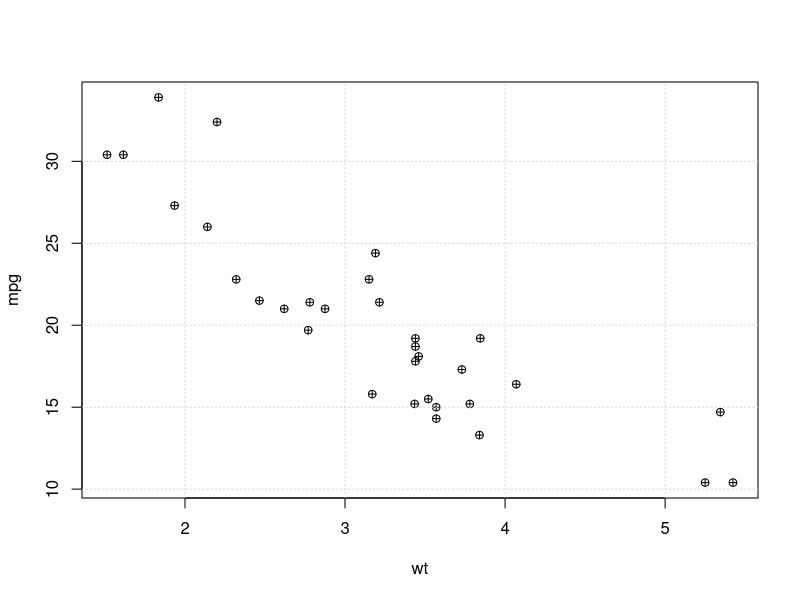
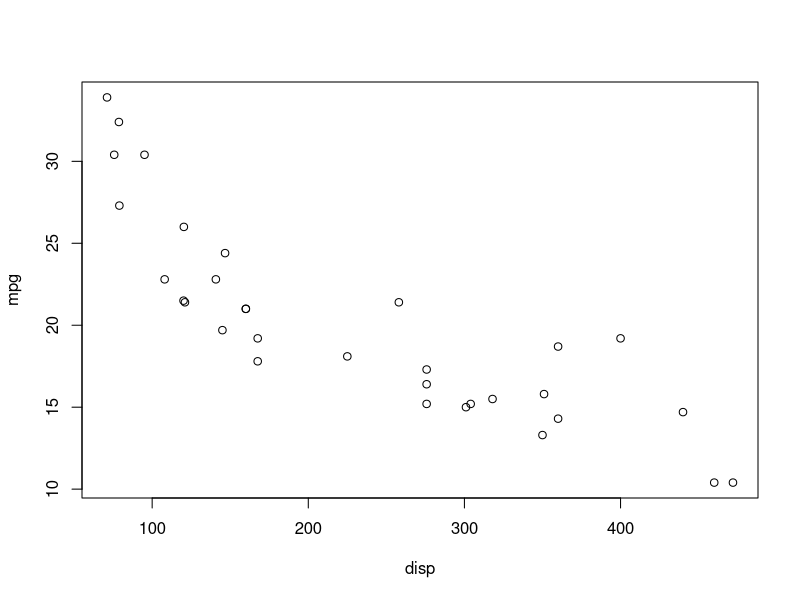
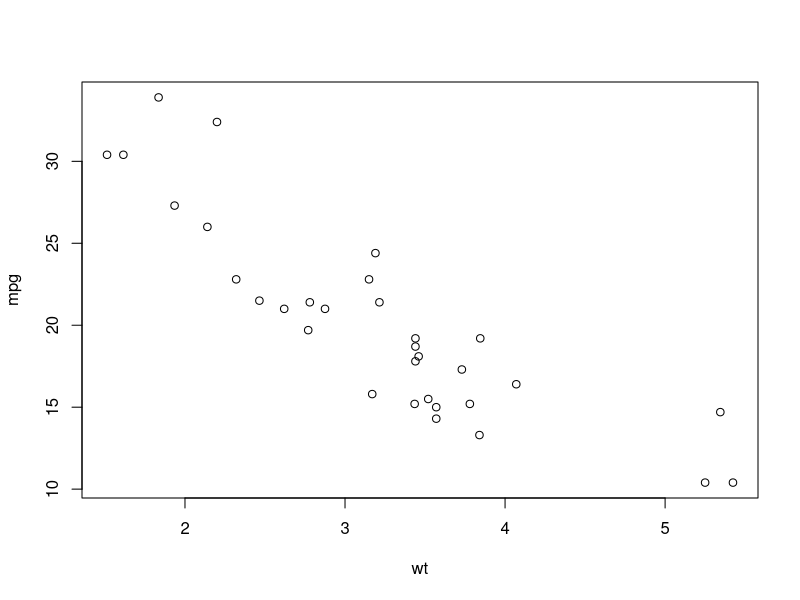
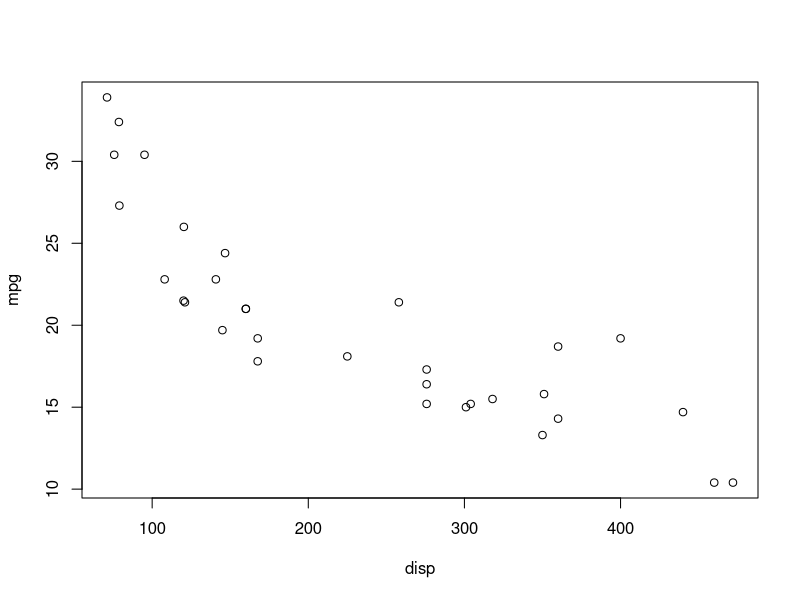
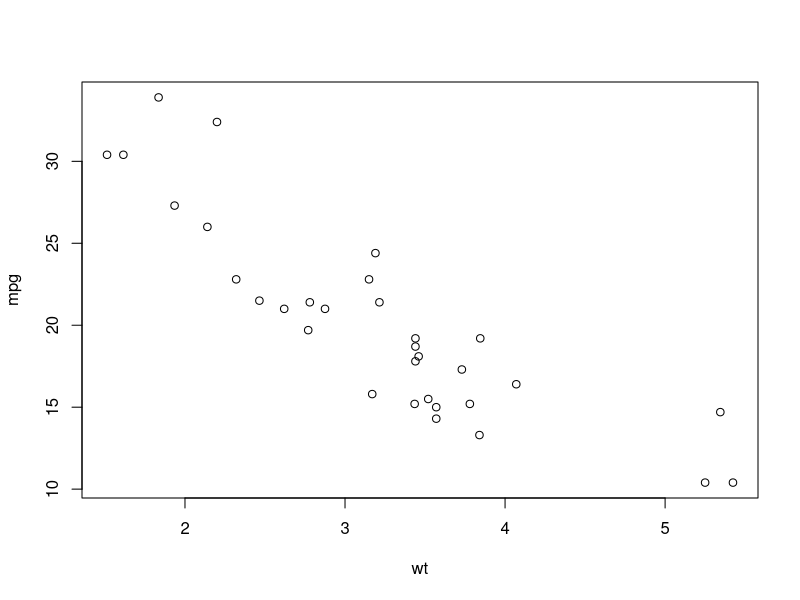
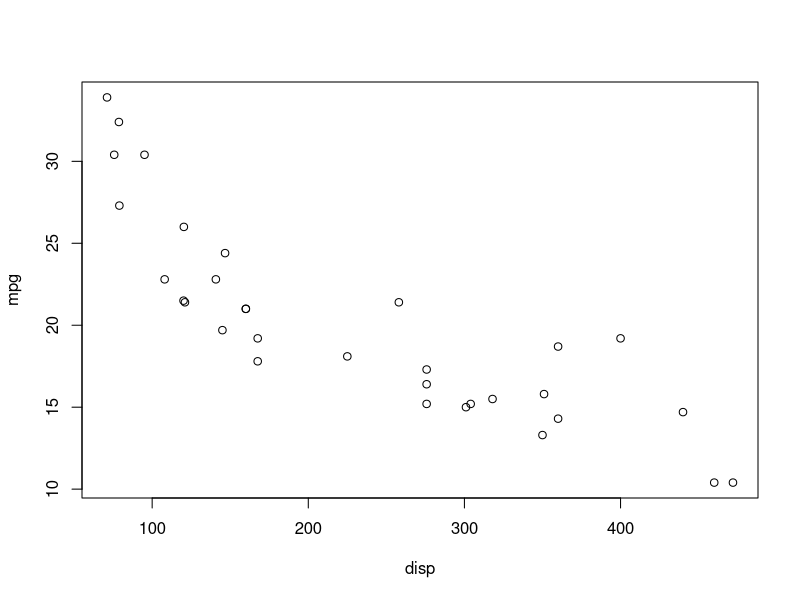

The R script that drew these images, in order:
## ---- chunk 1
knitr::opts_chunk$set(echo = TRUE)
## ---- chunk 2
data(mtcars)
## ---- chunk 3
head(mtcars)
## ---- chunk 4
plot(mpg~wt,data=mtcars,pch=10)
grid()
## ---- chunk 5
cor(mtcars$mpg,mtcars$wt)
## ---- chunk 6
model1 <- lm(mpg ~ wt, data = mtcars)

summary(model1)
## ---- chunk 7
NewData = data.frame(wt = 3.05, disp = 122)
print(predict(model1, NewData, interval = 'predict'))
## ---- chunk 8
plot(mpg~disp, data = mtcars)
## ---- chunk 9
cor(mtcars$mpg,mtcars$disp)
## ---- chunk 10
model2 <- lm(mpg ~ disp, data = mtcars)
summary(model2)
## ---- chunk 11
print(predict(model2,NewData, interval = 'predict'))
## ---- chunk 12
plot(mpg ~ wt+disp, data = mtcars)
## ---- chunk 13
model3= lm(mpg ~ wt+disp, data = mtcars)
summary(model3)
## ---- chunk 14
plot(mpg ~ wt+disp, data=mtcars)
## ---- chunk 15
summary(model3)
## ---- chunk 16
anova_result <- anova(model1, model3)
print(anova_result)
